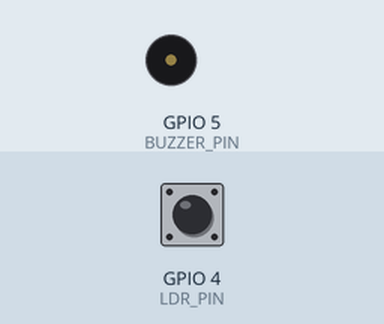
Recording of a sketch running on a simulated ESP32. Shown: buzzer (waves = sounding). The test bench sets the inputs (shaded band); at power-on: GPIO 4 (LDR_PIN) HIGH. WiFi joins after 1.5 s; servers stay silent unless stated; what the sketch prints to the serial monitor is not drawn.

Above: at 2.8 s.
2.9 s: GPIO 4 (LDR_PIN) pulled LOW for 0.15 s
At 3.12 s:
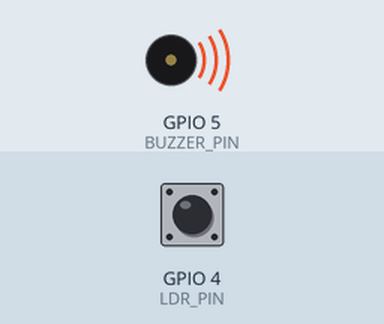
4.7 s: GPIO 4 (LDR_PIN) pulled LOW for 3.2 s
At 9.4 s:
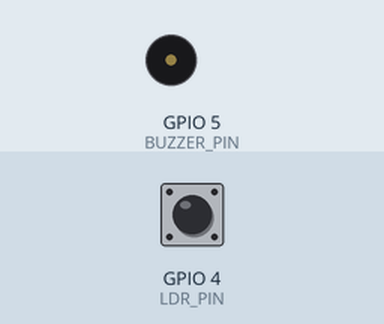
Timing chart, 0 to 10.9 s (numbered marks = the images above; inputs shaded):
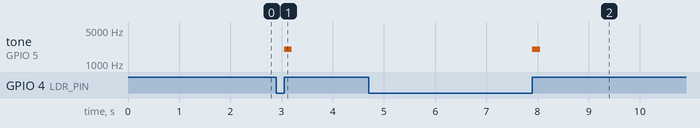

The sketch:

node_c_headless.ino
```cpp
// (licence header left out)
#include <WiFi.h>
#include <WebServer.h>
#include <esp_now.h>
#include <HTTPClient.h>
#include <ESPmDNS.h>
#include <ArduinoOTA.h>

const int LDR_PIN = 4;
const int BUZZER_PIN = 5;

const char* ssid = "Velocity_Lab";
const char* password = "Vlab@123";

int buzzerMode = 1; // 0=Mute, 1=Race, 2=Alignment
int splitNodeId = 2; // Configurable (2 = Node C, 3 = Node D, etc.)

String targetFinishIp = "finishgate.local";
uint8_t broadcastAddress[] = {0xFF, 0xFF, 0xFF, 0xFF, 0xFF, 0xFF};

WebServer server(80);

volatile bool runnerStarted = false;
volatile unsigned long lastInterruptTime = 0;

typedef struct {
    uint8_t nodeId;
    uint8_t eventType;
    uint32_t reactionTime;
} SprintEvent;

void IRAM_ATTR handleInterrupt() {
  unsigned long interruptTime = millis();
  if (interruptTime - lastInterruptTime > 1000) {
    runnerStarted = true;
    lastInterruptTime = interruptTime;
  }
}

void sendCORS() {
  server.sendHeader("Access-Control-Allow-Origin", "*");
  server.sendHeader("Access-Control-Allow-Methods", "GET, POST, OPTIONS");
  server.sendHeader("Access-Control-Allow-Headers", "*");
}

void setup() {
  Serial.begin(115200);
  pinMode(LDR_PIN, INPUT_PULLUP);
  pinMode(BUZZER_PIN, OUTPUT);

  attachInterrupt(digitalPinToInterrupt(LDR_PIN), handleInterrupt, RISING);

  WiFi.mode(WIFI_STA);
  WiFi.begin(ssid, password);
  unsigned long startWifiAttempt = millis();
  while (WiFi.status() != WL_CONNECTED && (millis() - startWifiAttempt < 3500)) {
    delay(200);
  }

  if (WiFi.status() == WL_CONNECTED) {
    if (!MDNS.begin("splitgate")) {
      Serial.println("Error setting up MDNS responder!");
    } else {
      Serial.println("mDNS responder started: splitgate.local");
      MDNS.addService("http", "tcp", 80);
    }
    ArduinoOTA.setHostname("splitgate");
    ArduinoOTA.begin();
  } else {
    Serial.println(F("[WiFi] Hotspot not detected. Proceeding in standalone ESP-NOW track radio mode!"));
  }

  if (esp_now_init() != ESP_OK) {
    Serial.println("ESP-NOW init failed");
    return;
  }

  esp_now_peer_info_t peerInfo = {};
  memcpy(peerInfo.peer_addr, broadcastAddress, 6);
  peerInfo.channel = 0;
  peerInfo.encrypt = false;
  esp_now_add_peer(&peerInfo);

  server.on("/config", HTTP_GET, []() {
    sendCORS();
    if (server.hasArg("mode")) {
      buzzerMode = server.arg("mode").toInt();
    }
    if (server.hasArg("nodeId")) {
      splitNodeId = server.arg("nodeId").toInt();
    }
    String json = "{\"mode\":" + String(buzzerMode) + ",\"nodeId\":" + String(splitNodeId) + ",\"beam_broken\":" + String(digitalRead(LDR_PIN) == HIGH ? "true" : "false") + "}";
    server.send(200, "application/json", json);
  });

  server.on("/config", HTTP_OPTIONS, []() {
    sendCORS();
    server.send(204);
  });

  server.begin();
}

void loop() {
  ArduinoOTA.handle();
  server.handleClient();

  bool beamBroken = (digitalRead(LDR_PIN) == HIGH);

  if (runnerStarted) {
    runnerStarted = false;

    SprintEvent event;
    event.nodeId = splitNodeId; // Default 2 = Node C
    event.eventType = 1; // Beam broken
    event.reactionTime = 0; // Split nodes don't record reaction time

    esp_now_send(broadcastAddress, (uint8_t *)&event, sizeof(event));

    if (buzzerMode == 1) {
      tone(BUZZER_PIN, 2000, 150);
    }
  }

  // Idle Logic for Alignment Buzzer
  static bool wasTonePlaying = false;
  if (buzzerMode == 2) {
    if (beamBroken) {
      if (!wasTonePlaying) {
        tone(BUZZER_PIN, 1000);
        wasTonePlaying = true;
      }
    } else {
      if (wasTonePlaying) {
        noTone(BUZZER_PIN);
        wasTonePlaying = false;
      }
    }
  } else {
    if (wasTonePlaying) {
      noTone(BUZZER_PIN);
      wasTonePlaying = false;
    }
  }
}
```

Measured:
- after the input at 2.9 s, tone on GPIO 5 (BUZZER_PIN): silent → 2000 Hz after 0.15 s, → silent 0.15 s later
- after the input at 4.7 s, tone on GPIO 5 (BUZZER_PIN): silent → 2000 Hz after 3.2 s, → silent 0.15 s later
